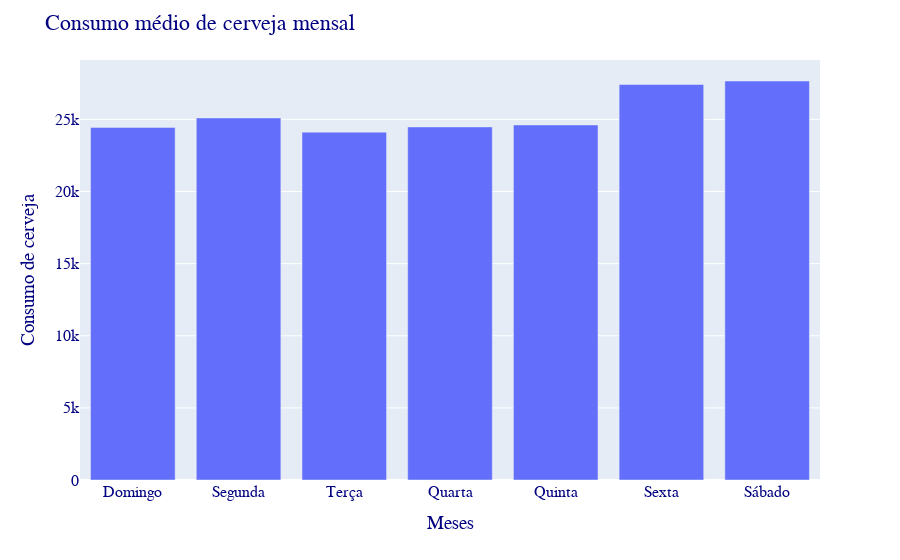

This figure's notebook cell:
### Code cell
# plotando a figura
fig = px.bar(consumo_dia_da_semana, x=consumo_dia_da_semana.index,
             y='consumo')


# fig = px.bar(df, y='pop', x='country', text_auto='.2s',
#             title="Default: various text sizes, positions and angles")
# fig.show()

# ajustando o layout
fig.update_layout(
    title="Consumo médio de cerveja mensal",
    xaxis_title=" Meses",
    yaxis_title="Consumo de cerveja",
    font=dict(family="New latin, monospace", size=16, color="navy"),
#     legend=dict(x=1.5, y=1.5)
)

fig.show()

### Figure 1 — Plotly figure (JSON) as saved in the notebook; plotly's stock layout.template omitted (floating-point values rounded to 4 significant figures)
{"data": [{"alignmentgroup": "True", "hovertemplate": "dia_da_semana=%{x}<br>consumo=%{y}<extra></extra>", "legendgroup": "", "marker": {"color": "#636efa", "pattern": {"shape": ""}}, "name": "", "offsetgroup": "", "orientation": "v", "showlegend": false, "textposition": "auto", "type": "bar", "x": ["Domingo", "Segunda", "Terça", "Quarta", "Quinta", "Sexta", "Sábado"], "xaxis": "x", "y": [24450.0, 25100.0, 24110.0, 24480.0, 24610.0, 27420.0, 27660.0], "yaxis": "y"}], "layout": {"autosize": true, "barmode": "relative", "font": {"color": "navy", "family": "New latin, monospace", "size": 16}, "legend": {"tracegroupgap": 0}, "margin": {"t": 60}, "title": {"text": "Consumo médio de cerveja mensal"}, "xaxis": {"anchor": "y", "autorange": true, "domain": [0, 1], "range": [-0.5, 6.5], "title": {"text": " Meses"}, "type": "category"}, "yaxis": {"anchor": "x", "autorange": true, "domain": [0, 1], "range": [0, 29120.0], "title": {"text": "Consumo de cerveja"}, "type": "linear"}}}
